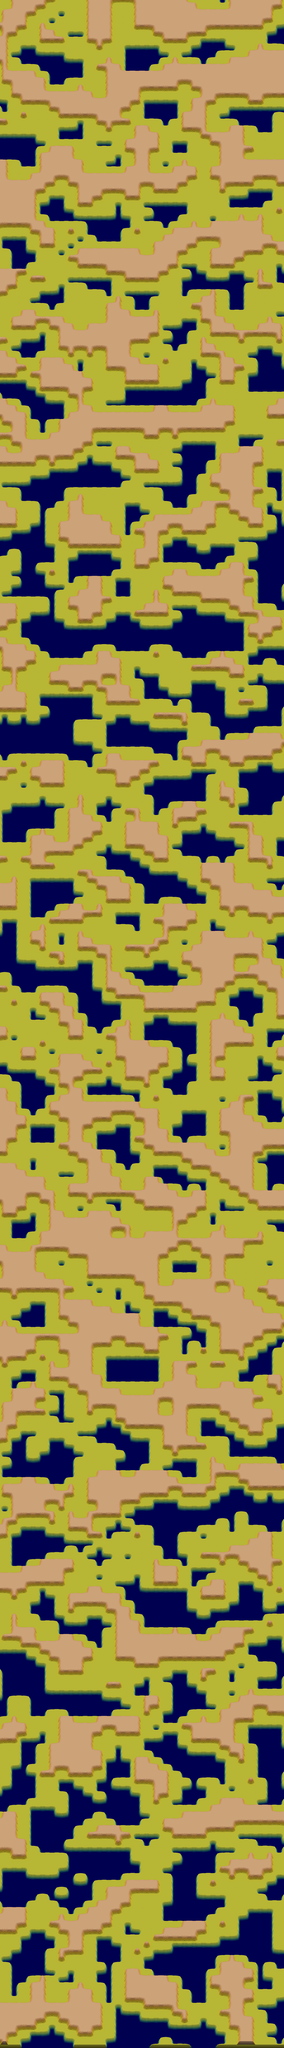

A 2D game scene composited from a Tiled map and its tileset images. What follows is a short description and the map's XML, with each tile layer's data collapsed to a summary:
An orthogonal 30x300 tile map with 64x46 px tiles, 2 tile layers (Capa 1, Capa 2).

<map version="1.8" tiledversion="1.8.2" orientation="orthogonal" renderorder="right-down" width="30" height="300" tilewidth="64" tileheight="46" infinite="0" nextlayerid="2" nextobjectid="1">
 <tileset firstgid="1" name="VTiles1" tilewidth="64" tileheight="69" tilecount="324" columns="32">
  <image source="../tileset/VTiles1_Color.png" width="2048" height="2001" />
 </tileset>
 <layer id="1" name="Capa 1" width="30" height="300">  <data>[9000 cells, 9000 non-empty, 136 distinct tile ids]</data> </layer> <layer id="2" name="Capa 2" width="30" height="300" offsetx="0" offsety="-23">  <data>[9000 cells, 3270 non-empty, 129 distinct tile ids]</data> </layer></map>